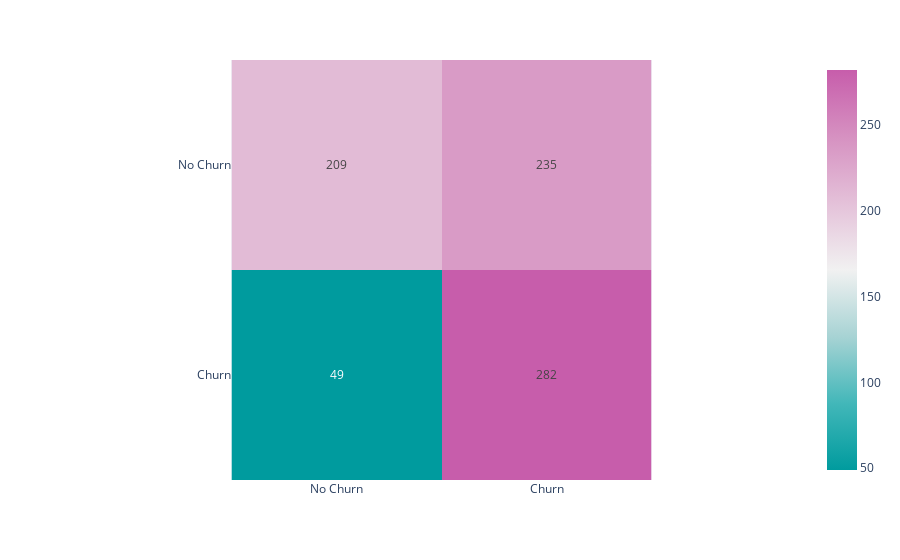

The notebook cell this image was saved under:
### Code cell
import plotly.express as px
x = ['No Churn', "Churn"]
y = ['No Churn', "Churn"]
px.imshow(confusion_matrix(y_val, preds_proba),x=x, y=y,color_continuous_scale='tropic',text_auto=True)

### Figure 1 — Plotly figure (JSON) as saved in the notebook; plotly's stock layout.template omitted (floating-point values rounded to 4 significant figures)
{"data": [{"coloraxis": "coloraxis", "hovertemplate": "x: %{x}<br>y: %{y}<br>color: %{z}<extra></extra>", "name": "0", "texttemplate": "%{z}", "type": "heatmap", "x": ["No Churn", "Churn"], "xaxis": "x", "y": ["No Churn", "Churn"], "yaxis": "y", "z": [[209, 235], [49, 282]]}], "layout": {"coloraxis": {"colorscale": [[0, "rgb(0, 155, 158)"], [0.1667, "rgb(66, 183, 185)"], [0.3333, "rgb(167, 211, 212)"], [0.5, "rgb(241, 241, 241)"], [0.6667, "rgb(228, 193, 217)"], [0.8333, "rgb(214, 145, 193)"], [1, "rgb(199, 93, 171)"]]}, "margin": {"t": 60}, "xaxis": {"anchor": "y", "constrain": "domain", "domain": [0, 1], "scaleanchor": "y"}, "yaxis": {"anchor": "x", "autorange": "reversed", "constrain": "domain", "domain": [0, 1]}}}
